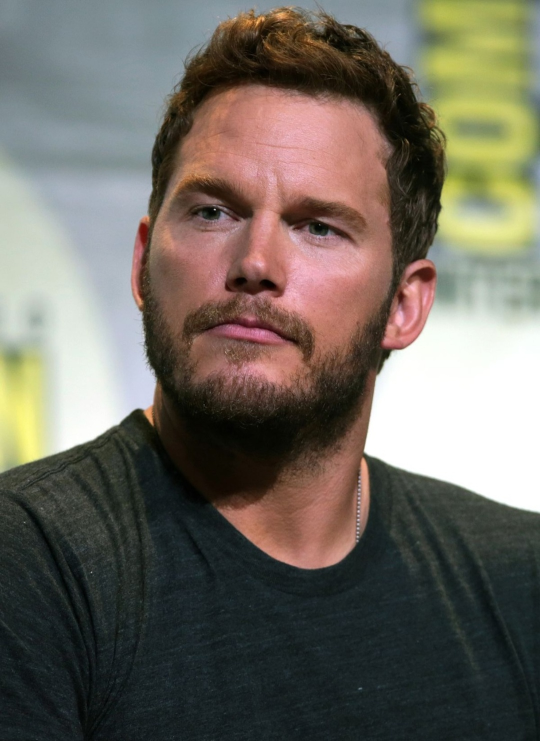
//> input picture data/input/2.jpg, 1080 x 1482 px (shown at 1/2 size)
$ ./main   (built with g++ and OpenCV 4)
//> lines starting //> are read from the running program, lines starting //| are printed output that depends on the picture; after the words box and inside, x2 and y2 are one past the last pixel; in counts of white or black regions, pixels touching at a corner belong together
//> further down, img is the input picture: 1482 rows x 1080 cols, CV_8UC3; mean B, G, R 95, 104.8, 110.1
### Cartooning-Image/src/lib.hpp
#include <opencv2/opencv.hpp>
#include <iostream>

class Cartoonizer {
public:
    cv::Mat render(std::string imageName) {
        return this -> render(cv::imread(imageName));
    }

    cv::Mat render(cv::Mat img) {
        int i, numDownSamples = 2, numBilateralFilters = 50;

        cv::Mat img_color = img.clone(), img_blur, img_gray;

        for (int i = 0; i < numDownSamples; i++) {
            cv::pyrDown(img_color, img_color);
        }
//> this loop made 2 passes
//> pass 1, in render, `cv::pyrDown(img_color, img_color);`:
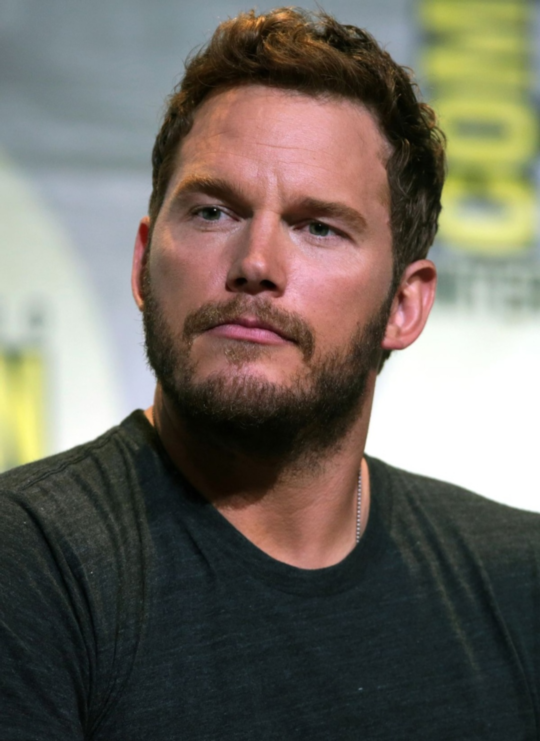
//> img_color: 741 rows x 540 cols, CV_8UC3; mean B, G, R 95, 104.8, 110.1

        for (int i = 0; i < numBilateralFilters; i++) {
            cv::Mat imgFilt;
            cv::bilateralFilter(img_color, imgFilt, -1, 20.0, 20.0);
            img = imgFilt.clone();
        }

        for (int i = 0; i < numDownSamples; i++) {
            cv::pyrUp(img_color, img_color);
        }

        cv::cvtColor(img_color, img_gray, cv::COLOR_BGR2GRAY);
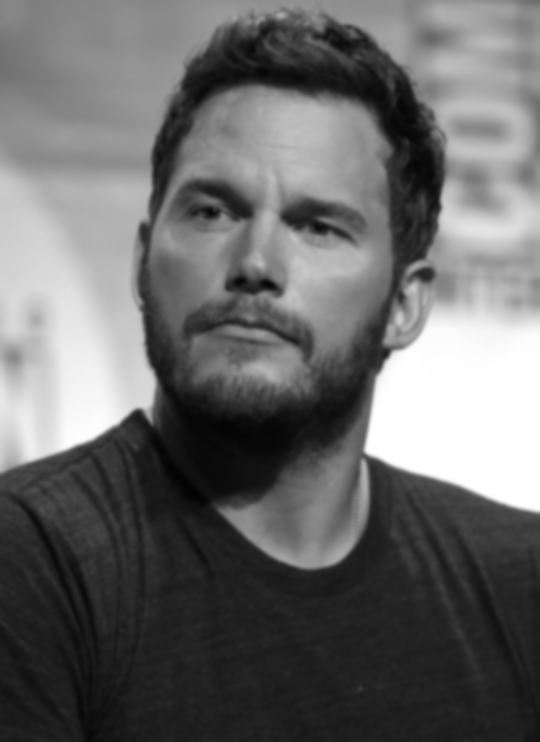
//> img_gray: 1484 rows x 1080 cols, CV_8UC1 (shown at 1/2 size); min 2, max 255, mean 105.2
        cv::medianBlur(img_gray, img_blur, 3);

        cv::Mat edges;
        cv::adaptiveThreshold(img_blur, edges, 255, cv::ADAPTIVE_THRESH_MEAN_C, cv::THRESH_BINARY, 9, 2);
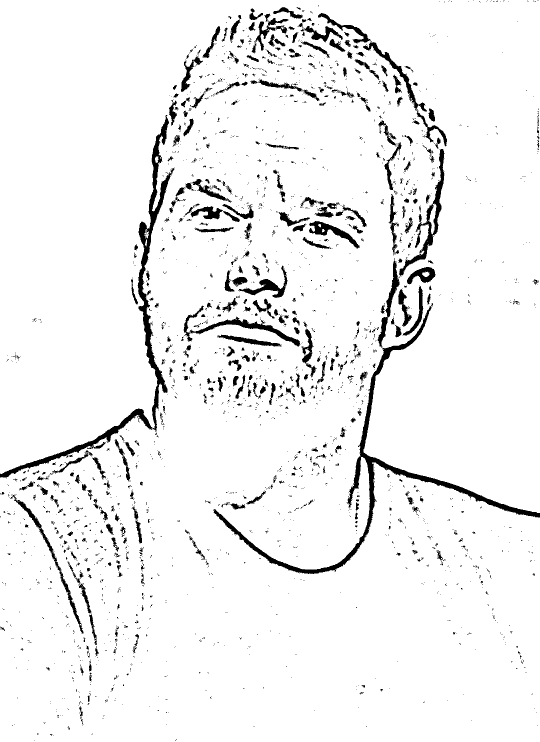
//> edges: 1484 rows x 1080 cols, CV_8UC1 (shown at 1/2 size); 94.5% white; 2462 black regions (2069 under 20 px), largest, box (x1, y1, x2, y2) and area: (427, 606, 1080, 1148) 12078, (0, 230, 349, 957) 11530, (798, 298, 889, 553) 3293
        cv::cvtColor(edges, edges, cv::COLOR_GRAY2BGR);

        cv::bitwise_and(img_color, edges, img_color);
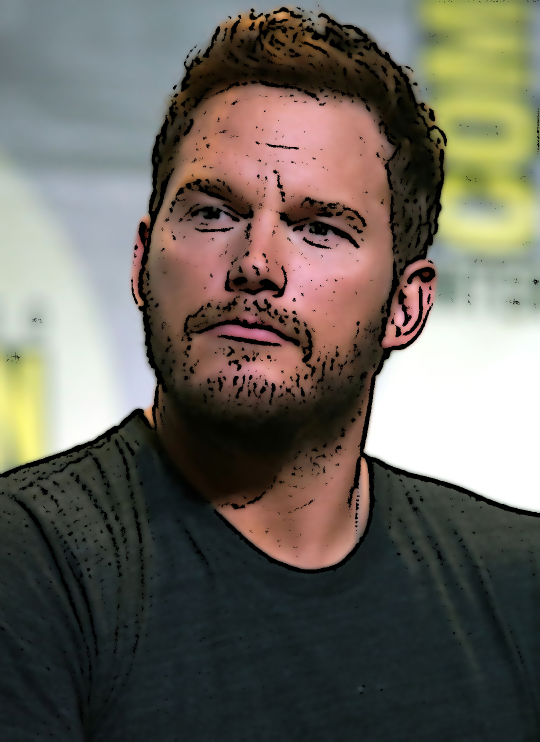
//> img_color: 1484 rows x 1080 cols, CV_8UC3 (shown at 1/2 size); mean B, G, R 92.3, 101.4, 105.8

        return img_color;

    }
};

### Cartooning-Image/src/main.cpp
#include <iostream>
#include "lib.hpp"
#include <cstdlib>
#include <cstring>

using namespace std;
using namespace cv;

void showImage(cv::Mat img, std::string nameOfWindow, int timeInMilliSeconds = 0) {
    cv::imshow(nameOfWindow, img);
    cv::waitKey(timeInMilliSeconds);
    cv::destroyWindow(nameOfWindow);
}

int main() {
    cv::Mat img = cv::imread("data/input/2.jpg", -1);

    //showImage(img, "Original Image", 1000);

    Cartoonizer cartoonizer;

    cv::Mat cartoon = cartoonizer.render(img);

    showImage(cartoon, "Cartoon Image", 1000);

    char* path = new char[1024];

    strcpy(path, "data/output/Cartooning-Image");

    // If path does not exist, we create it.
    char* pathChecker = new char[1024];
    sprintf(pathChecker, "if [ ! -f %s ]; then mkdir -p %s; fi", path, path);

    system(pathChecker);

    strcat(path, "/Chris_Partt_Cartoon.jpg");

    cv::imwrite(path, cartoon);

    return 0;
}
